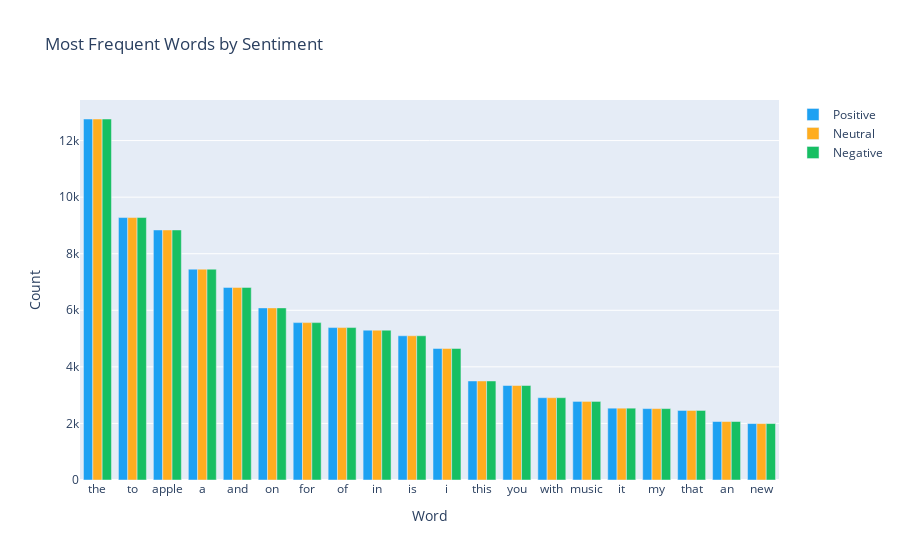

Write notebook code for a chart like this one.
### Markdown cell above
# Most frequent words by sentiment

### Code cell
# Preprocess tweets by filling missing values
df_tweets['Tweet'].fillna('', inplace=True)

# Tokenize the tweets into words
tokenized_words = [word.lower() for tweet in df_tweets['Tweet'] for word in word_tokenize(tweet)]

# Calculate the frequency distribution of words
freq_dist = FreqDist(tokenized_words)
most_common = freq_dist.most_common(20)

# Create a bar chart for the most frequent words by sentiment
fig = go.Figure()
color_palette = ['#1DA1F2', '#FFAD1F', '#17BF63']  # Twitter UI inspired color palette

for i, sentiment in enumerate(df_tweets['sentiment_label'].unique()):
    sentiment_words = [word for word, count in most_common if word.lower() in tokenized_words and df_tweets.loc[df_tweets['sentiment_label'] == sentiment, 'Tweet'].str.contains(word, case=False).any()]
    fig.add_trace(go.Bar(x=sentiment_words, y=[freq_dist[word.lower()] for word in sentiment_words], name=sentiment, marker_color=color_palette[i]))

# Update the layout
fig.update_layout(title='Most Frequent Words by Sentiment', xaxis={'title': 'Word'}, yaxis={'title': 'Count'})

# Show the interactive plot
fig.show()

### Figure 1 — Plotly figure (JSON) as saved in the notebook; plotly's stock layout.template omitted (floating-point values rounded to 4 significant figures)
{"data": [{"marker": {"color": "#1DA1F2"}, "name": "Positive", "type": "bar", "x": ["the", "to", "apple", "a", "and", "on", "for", "of", "in", "is", "i", "this", "you", "with", "music", "it", "my", "that", "an", "new"], "y": [12763, 9279, 8840, 7454, 6810, 6085, 5564, 5389, 5298, 5099, 4651, 3501, 3341, 2910, 2778, 2539, 2525, 2459, 2068, 1996]}, {"marker": {"color": "#FFAD1F"}, "name": "Neutral", "type": "bar", "x": ["the", "to", "apple", "a", "and", "on", "for", "of", "in", "is", "i", "this", "you", "with", "music", "it", "my", "that", "an", "new"], "y": [12763, 9279, 8840, 7454, 6810, 6085, 5564, 5389, 5298, 5099, 4651, 3501, 3341, 2910, 2778, 2539, 2525, 2459, 2068, 1996]}, {"marker": {"color": "#17BF63"}, "name": "Negative", "type": "bar", "x": ["the", "to", "apple", "a", "and", "on", "for", "of", "in", "is", "i", "this", "you", "with", "music", "it", "my", "that", "an", "new"], "y": [12763, 9279, 8840, 7454, 6810, 6085, 5564, 5389, 5298, 5099, 4651, 3501, 3341, 2910, 2778, 2539, 2525, 2459, 2068, 1996]}], "layout": {"title": {"text": "Most Frequent Words by Sentiment"}, "xaxis": {"title": {"text": "Word"}}, "yaxis": {"title": {"text": "Count"}}}}
